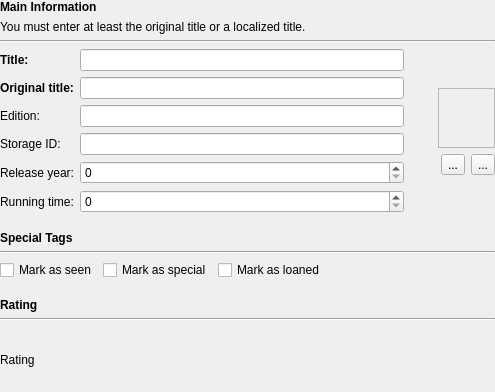
<ui version="4.0" >
 <class>MvdMainInfoPage</class>
 <widget class="QWidget" name="MvdMainInfoPage" >
  <property name="geometry" >
   <rect>
    <x>0</x>
    <y>0</y>
    <width>495</width>
    <height>392</height>
   </rect>
  </property>
  <property name="windowTitle" >
   <string>Form</string>
  </property>
  <layout class="QGridLayout" name="gridLayout" >
   <property name="margin" >
    <number>0</number>
   </property>
   <item row="0" column="0" >
    <widget class="QLabel" name="labCaptionMessage" >
     <property name="text" >
      <string>&lt;b&gt;Main Information&lt;/b&gt;</string>
     </property>
    </widget>
   </item>
   <item row="1" column="0" >
    <widget class="QLabel" name="labInfoMessage" >
     <property name="text" >
      <string>You must enter at least the original title or a localized title.</string>
     </property>
    </widget>
   </item>
   <item row="2" column="0" >
    <widget class="Line" name="line" >
     <property name="orientation" >
      <enum>Qt::Horizontal</enum>
     </property>
    </widget>
   </item>
   <item row="3" column="0" >
    <layout class="QHBoxLayout" name="horizontalLayout_4" >
     <item>
      <layout class="QFormLayout" name="formLayout" >
       <item row="0" column="0" >
        <widget class="QLabel" name="labTitle" >
         <property name="text" >
          <string>&lt;b>Title:&lt;/b></string>
         </property>
        </widget>
       </item>
       <item row="0" column="1" >
        <widget class="MvdClearEdit" name="title" />
       </item>
       <item row="1" column="0" >
        <widget class="QLabel" name="labOriginalTitle" >
         <property name="text" >
          <string>&lt;b>Original title:&lt;/b></string>
         </property>
        </widget>
       </item>
       <item row="1" column="1" >
        <widget class="MvdClearEdit" name="originalTitle" />
       </item>
       <item row="2" column="0" >
        <widget class="QLabel" name="labVersion" >
         <property name="text" >
          <string>Edition:</string>
         </property>
        </widget>
       </item>
       <item row="2" column="1" >
        <widget class="MvdClearEdit" name="version" />
       </item>
       <item row="3" column="0" >
        <widget class="QLabel" name="labStorageID" >
         <property name="text" >
          <string>Storage ID:</string>
         </property>
        </widget>
       </item>
       <item row="3" column="1" >
        <widget class="MvdClearEdit" name="storageID" />
       </item>
       <item row="4" column="0" >
        <widget class="QLabel" name="labYear" >
         <property name="text" >
          <string>Release year:</string>
         </property>
        </widget>
       </item>
       <item row="4" column="1" >
        <widget class="QSpinBox" name="year" >
         <property name="minimum" >
          <number>0</number>
         </property>
         <property name="maximum" >
          <number>9999</number>
         </property>
         <property name="value" >
          <number>0</number>
         </property>
        </widget>
       </item>
       <item row="5" column="0" >
        <widget class="QLabel" name="labLength" >
         <property name="text" >
          <string>Running time:</string>
         </property>
        </widget>
       </item>
       <item row="5" column="1" >
        <widget class="QSpinBox" name="lengthMinutes" >
         <property name="maximum" >
          <number>999</number>
         </property>
        </widget>
       </item>
      </layout>
     </item>
     <item>
      <spacer name="horizontalSpacer_5" >
       <property name="orientation" >
        <enum>Qt::Horizontal</enum>
       </property>
       <property name="sizeType" >
        <enum>QSizePolicy::Fixed</enum>
       </property>
       <property name="sizeHint" stdset="0" >
        <size>
         <width>13</width>
         <height>143</height>
        </size>
       </property>
      </spacer>
     </item>
     <item>
      <layout class="QVBoxLayout" name="verticalLayout" >
       <item>
        <spacer name="verticalSpacer_5" >
         <property name="orientation" >
          <enum>Qt::Vertical</enum>
         </property>
         <property name="sizeHint" stdset="0" >
          <size>
           <width>20</width>
           <height>18</height>
          </size>
         </property>
        </spacer>
       </item>
       <item>
        <layout class="QHBoxLayout" name="horizontalLayout_3" >
         <item>
          <spacer name="horizontalSpacer_6" >
           <property name="orientation" >
            <enum>Qt::Horizontal</enum>
           </property>
           <property name="sizeType" >
            <enum>QSizePolicy::Preferred</enum>
           </property>
           <property name="sizeHint" stdset="0" >
            <size>
             <width>15</width>
             <height>17</height>
            </size>
           </property>
          </spacer>
         </item>
         <item>
          <widget class="MvdPosterLabel" name="poster" >
           <property name="sizePolicy" >
            <sizepolicy vsizetype="Preferred" hsizetype="Preferred" >
             <horstretch>0</horstretch>
             <verstretch>0</verstretch>
            </sizepolicy>
           </property>
           <property name="minimumSize" >
            <size>
             <width>46</width>
             <height>60</height>
            </size>
           </property>
           <property name="focusPolicy" >
            <enum>Qt::TabFocus</enum>
           </property>
           <property name="frameShape" >
            <enum>QFrame::StyledPanel</enum>
           </property>
           <property name="frameShadow" >
            <enum>QFrame::Plain</enum>
           </property>
           <property name="text" >
            <string/>
           </property>
           <property name="textInteractionFlags" >
            <set>Qt::LinksAccessibleByKeyboard|Qt::LinksAccessibleByMouse</set>
           </property>
          </widget>
         </item>
        </layout>
       </item>
       <item>
        <layout class="QHBoxLayout" name="horizontalLayout" >
         <item>
          <spacer name="horizontalSpacer_4" >
           <property name="orientation" >
            <enum>Qt::Horizontal</enum>
           </property>
           <property name="sizeType" >
            <enum>QSizePolicy::Preferred</enum>
           </property>
           <property name="sizeHint" stdset="0" >
            <size>
             <width>18</width>
             <height>20</height>
            </size>
           </property>
          </spacer>
         </item>
         <item>
          <widget class="QToolButton" name="setPosterButton" >
           <property name="text" >
            <string>...</string>
           </property>
          </widget>
         </item>
         <item>
          <widget class="QToolButton" name="removePosterButton" >
           <property name="text" >
            <string>...</string>
           </property>
          </widget>
         </item>
        </layout>
       </item>
       <item>
        <spacer name="verticalSpacer_4" >
         <property name="orientation" >
          <enum>Qt::Vertical</enum>
         </property>
         <property name="sizeHint" stdset="0" >
          <size>
           <width>20</width>
           <height>18</height>
          </size>
         </property>
        </spacer>
       </item>
      </layout>
     </item>
    </layout>
   </item>
   <item row="4" column="0" >
    <spacer name="verticalSpacer" >
     <property name="orientation" >
      <enum>Qt::Vertical</enum>
     </property>
     <property name="sizeType" >
      <enum>QSizePolicy::Fixed</enum>
     </property>
     <property name="sizeHint" stdset="0" >
      <size>
       <width>20</width>
       <height>12</height>
      </size>
     </property>
    </spacer>
   </item>
   <item row="5" column="0" >
    <widget class="QLabel" name="labCaptionMessage_2" >
     <property name="text" >
      <string>&lt;b&gt;Special Tags&lt;/b&gt;</string>
     </property>
    </widget>
   </item>
   <item row="6" column="0" >
    <widget class="Line" name="line_2" >
     <property name="orientation" >
      <enum>Qt::Horizontal</enum>
     </property>
    </widget>
   </item>
   <item row="7" column="0" >
    <layout class="QHBoxLayout" name="horizontalLayout_2" >
     <item>
      <widget class="QCheckBox" name="markAsSeen" >
       <property name="text" >
        <string>Mark as seen</string>
       </property>
      </widget>
     </item>
     <item>
      <widget class="QCheckBox" name="markAsSpecial" >
       <property name="text" >
        <string>Mark as special</string>
       </property>
      </widget>
     </item>
     <item>
      <widget class="QCheckBox" name="markAsLoaned" >
       <property name="text" >
        <string>Mark as loaned</string>
       </property>
      </widget>
     </item>
     <item>
      <spacer name="horizontalSpacer" >
       <property name="orientation" >
        <enum>Qt::Horizontal</enum>
       </property>
       <property name="sizeHint" stdset="0" >
        <size>
         <width>40</width>
         <height>20</height>
        </size>
       </property>
      </spacer>
     </item>
    </layout>
   </item>
   <item row="8" column="0" >
    <spacer name="verticalSpacer_2" >
     <property name="orientation" >
      <enum>Qt::Vertical</enum>
     </property>
     <property name="sizeType" >
      <enum>QSizePolicy::Fixed</enum>
     </property>
     <property name="sizeHint" stdset="0" >
      <size>
       <width>20</width>
       <height>12</height>
      </size>
     </property>
    </spacer>
   </item>
   <item row="9" column="0" >
    <widget class="QLabel" name="labCaptionMessage_3" >
     <property name="text" >
      <string>&lt;b&gt;Rating&lt;/b&gt;</string>
     </property>
    </widget>
   </item>
   <item row="10" column="0" >
    <widget class="Line" name="line_3" >
     <property name="orientation" >
      <enum>Qt::Horizontal</enum>
     </property>
    </widget>
   </item>
   <item row="11" column="0" >
    <layout class="QGridLayout" name="gridLayout_2" >
     <item row="0" column="0" >
      <widget class="MvdRatingWidget" name="ratingLabel" >
       <property name="minimumSize" >
        <size>
         <width>100</width>
         <height>20</height>
        </size>
       </property>
       <property name="focusPolicy" >
        <enum>Qt::TabFocus</enum>
       </property>
      </widget>
     </item>
     <item row="1" column="0" colspan="2" >
      <widget class="QLabel" name="ratingStatus" >
       <property name="focusPolicy" >
        <enum>Qt::TabFocus</enum>
       </property>
       <property name="contextMenuPolicy" >
        <enum>Qt::NoContextMenu</enum>
       </property>
       <property name="text" >
        <string>Rating</string>
       </property>
       <property name="textInteractionFlags" >
        <set>Qt::LinksAccessibleByKeyboard|Qt::LinksAccessibleByMouse</set>
       </property>
      </widget>
     </item>
     <item row="0" column="1" >
      <spacer name="spacer" >
       <property name="orientation" >
        <enum>Qt::Horizontal</enum>
       </property>
       <property name="sizeType" >
        <enum>QSizePolicy::Maximum</enum>
       </property>
       <property name="sizeHint" stdset="0" >
        <size>
         <width>318</width>
         <height>20</height>
        </size>
       </property>
      </spacer>
     </item>
    </layout>
   </item>
   <item row="12" column="0" >
    <spacer name="verticalSpacer_3" >
     <property name="orientation" >
      <enum>Qt::Vertical</enum>
     </property>
     <property name="sizeHint" stdset="0" >
      <size>
       <width>20</width>
       <height>40</height>
      </size>
     </property>
    </spacer>
   </item>
  </layout>
 </widget>
 <customwidgets>
  <customwidget>
   <class>MvdClearEdit</class>
   <extends>QLineEdit</extends>
   <header>mvdshared/clearedit.h</header>
  </customwidget>
  <customwidget>
   <class>MvdPosterLabel</class>
   <extends>QLabel</extends>
   <header>posterlabel.h</header>
  </customwidget>
  <customwidget>
   <class>MvdRatingWidget</class>
   <extends>QLabel</extends>
   <header>ratingwidget.h</header>
  </customwidget>
 </customwidgets>
 <resources/>
 <connections/>
</ui>
